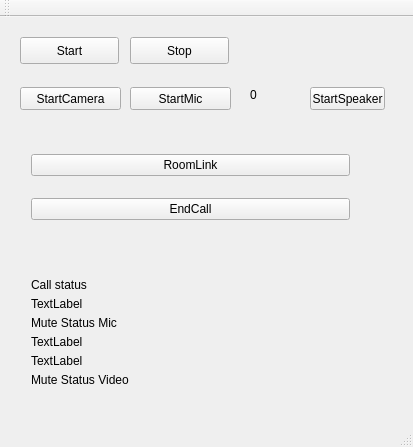
<?xml version="1.0" encoding="UTF-8"?>
<ui version="4.0">
 <class>MainWindow</class>
 <widget class="QMainWindow" name="MainWindow">
  <property name="geometry">
   <rect>
    <x>0</x>
    <y>0</y>
    <width>413</width>
    <height>447</height>
   </rect>
  </property>
  <property name="windowTitle">
   <string>MainWindow</string>
  </property>
  <widget class="QWidget" name="centralWidget">
   <widget class="QPushButton" name="pushButtonStart">
    <property name="enabled">
     <bool>true</bool>
    </property>
    <property name="geometry">
     <rect>
      <x>20</x>
      <y>20</y>
      <width>99</width>
      <height>27</height>
     </rect>
    </property>
    <property name="text">
     <string>Start</string>
    </property>
   </widget>
   <widget class="QPushButton" name="pushButton_Stop">
    <property name="geometry">
     <rect>
      <x>130</x>
      <y>20</y>
      <width>99</width>
      <height>27</height>
     </rect>
    </property>
    <property name="text">
     <string>Stop</string>
    </property>
   </widget>
   <widget class="QWidget" name="gridLayoutWidget">
    <property name="geometry">
     <rect>
      <x>20</x>
      <y>110</y>
      <width>341</width>
      <height>121</height>
     </rect>
    </property>
    <layout class="QGridLayout" name="gridLayout">
     <item row="0" column="0">
      <widget class="QPushButton" name="pushButtonRoomLink">
       <property name="text">
        <string>RoomLink</string>
       </property>
      </widget>
     </item>
     <item row="1" column="0">
      <widget class="QPushButton" name="pushButtonEndCall">
       <property name="text">
        <string>EndCall</string>
       </property>
      </widget>
     </item>
    </layout>
   </widget>
   <widget class="QWidget" name="gridLayoutWidget_2">
    <property name="geometry">
     <rect>
      <x>20</x>
      <y>250</y>
      <width>341</width>
      <height>131</height>
     </rect>
    </property>
    <layout class="QGridLayout" name="gridLayout_2">
     <item row="1" column="0">
      <widget class="QLabel" name="label">
       <property name="text">
        <string>Call status</string>
       </property>
      </widget>
     </item>
     <item row="6" column="0">
      <widget class="QLabel" name="label_3">
       <property name="text">
        <string>Mute Status Video</string>
       </property>
      </widget>
     </item>
     <item row="4" column="0">
      <widget class="QLabel" name="label_MuteStatusMic">
       <property name="text">
        <string>TextLabel</string>
       </property>
      </widget>
     </item>
     <item row="3" column="0">
      <widget class="QLabel" name="label_2">
       <property name="text">
        <string>Mute Status Mic</string>
       </property>
      </widget>
     </item>
     <item row="5" column="0">
      <widget class="QLabel" name="label_MuteStatusVideo">
       <property name="text">
        <string>TextLabel</string>
       </property>
      </widget>
     </item>
     <item row="2" column="0">
      <widget class="QLabel" name="label_CallStatus">
       <property name="text">
        <string>TextLabel</string>
       </property>
      </widget>
     </item>
    </layout>
   </widget>
   <widget class="QPushButton" name="pushCameraTest">
    <property name="geometry">
     <rect>
      <x>20</x>
      <y>70</y>
      <width>101</width>
      <height>23</height>
     </rect>
    </property>
    <property name="text">
     <string>StartCamera</string>
    </property>
   </widget>
   <widget class="QPushButton" name="pushButtonMicTest">
    <property name="geometry">
     <rect>
      <x>130</x>
      <y>70</y>
      <width>101</width>
      <height>23</height>
     </rect>
    </property>
    <property name="text">
     <string>StartMic</string>
    </property>
   </widget>
   <widget class="QLabel" name="label_Energy">
    <property name="geometry">
     <rect>
      <x>250</x>
      <y>70</y>
      <width>51</width>
      <height>16</height>
     </rect>
    </property>
    <property name="text">
     <string>0</string>
    </property>
   </widget>
   <widget class="QPushButton" name="pushButtonSpeaker">
    <property name="geometry">
     <rect>
      <x>310</x>
      <y>70</y>
      <width>75</width>
      <height>23</height>
     </rect>
    </property>
    <property name="text">
     <string>StartSpeaker</string>
    </property>
   </widget>
  </widget>
  <widget class="QMenuBar" name="menuBar">
   <property name="geometry">
    <rect>
     <x>0</x>
     <y>0</y>
     <width>413</width>
     <height>21</height>
    </rect>
   </property>
  </widget>
  <widget class="QToolBar" name="mainToolBar">
   <attribute name="toolBarArea">
    <enum>TopToolBarArea</enum>
   </attribute>
   <attribute name="toolBarBreak">
    <bool>false</bool>
   </attribute>
  </widget>
  <widget class="QStatusBar" name="statusBar"/>
 </widget>
 <layoutdefault spacing="6" margin="11"/>
 <resources/>
 <connections/>
</ui>
